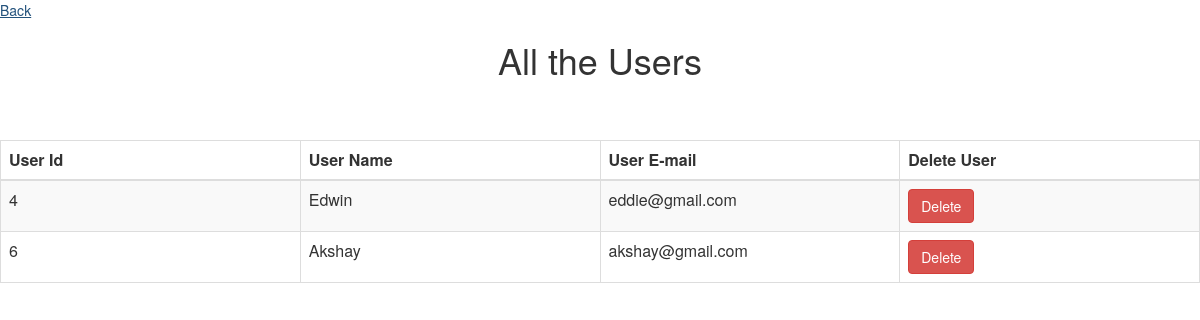
The page /admin/view_users.php on the database its author committed.
### tables this page shows
CREATE TABLE `users` (
  `id` int(10) NOT NULL,
  `user_name` varchar(30) NOT NULL,
  `user_pass` varchar(30) NOT NULL,
  `user_email` varchar(30) NOT NULL
);

### admin/view_users.php (the view, shortened to what this page needs)
<html>
<head lang="en">
    <link type="text/css" rel="stylesheet" href="css\bootstrap.css">
</head>
<body>
  <a class=".btn-primary" href="index.php">Back</a>
<div class="table-scrol">
    <h1 align="center">All the Users</h1>
<div class="table-responsive">
    <table class="table table-bordered table-hover table-striped" style="table-layout: fixed">
        <thead>
        <tr>
            <th>User Id</th>
            <th>User Name</th>
            <th>User E-mail</th>
            <th>Delete User</th>
        </tr>
        </thead>
        <?php
        include("../database/db_conection.php");
        $view_users_query="select * from users";
        $run=mysqli_query($dbcon,$view_users_query);
        while($row=mysqli_fetch_array($run))
        {
            $user_id=$row[0];
            $user_name=$row[1];
            $user_email=$row[3];
        ?>
        <tr>
            <td><?php echo $user_id;  ?></td>
            <td><?php echo $user_name;  ?></td>
            <td><?php echo $user_email;  ?></td>
            <td><a href="delete.php?del=<?php echo $user_id ?>"><button class="btn btn-danger">Delete</button></a></td>
        </tr>
        <?php } ?>
    </table>
        </div>
</div>
</body>
</html>

### admin/view_users.php (style rules this page uses)
.table { margin-top: 50px; }

### rows shown on the page
users: id "4", user_name "Edwin", user_email "eddie@gmail.com"
users: id "6", user_name "Akshay", user_email "akshay@gmail.com"
